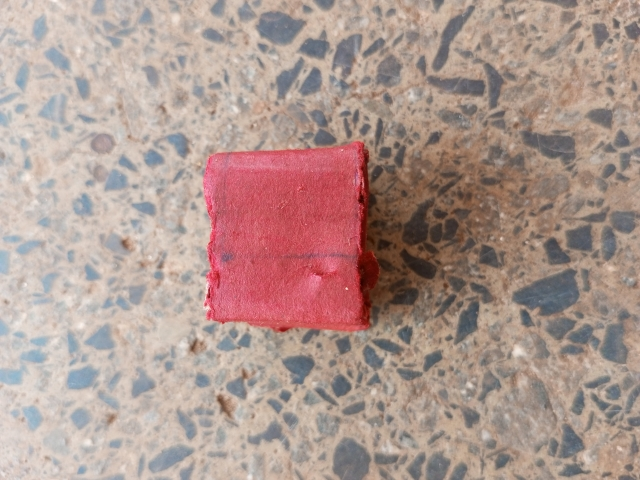
#> input picture red_box_detector/test/images/IMG_20240408_153443_963.jpg, 640 x 480 px, found by its file name
$ python center.py
#> lines starting #> are read from the running program, lines starting #| are printed output that depends on the picture; after the words box and inside, x2 and y2 are one past the last pixel; in counts of white or black regions, pixels touching at a corner belong together
import cv2
import numpy as np

# Load the image (replace 'red_cube.jpg' with your image file)
image = cv2.imread('C:/Users/ASUS/Documents/Portfolio/School/Machine-Vision-Robotic-Arm/red_box_detector/test/images/IMG_20240408_153443_963.jpg')
#> image is the input picture: shape (480, 640, 3); mean B, G, R 144.1, 151.1, 174.7

# Convert to HSV color space
hsv_image = cv2.cvtColor(image, cv2.COLOR_BGR2HSV)
#> hsv_image: shape (480, 640, 3); mean H, S, V 37.4, 50.3, 175.9

# Define the lower and upper bounds for red color (adjust as needed)
lower_red = np.array([0, 100, 100])
upper_red = np.array([10, 255, 255])

# Create a binary mask for red regions
red_mask = cv2.inRange(hsv_image, lower_red, upper_red)
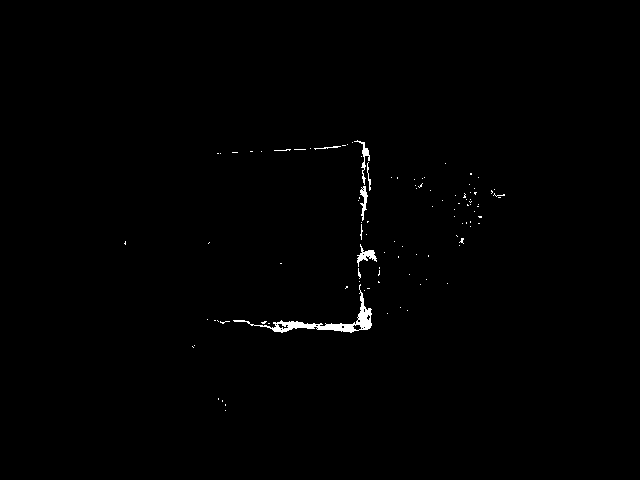
#> red_mask: shape (480, 640); 0.57% white; 104 white regions (97 under 20 px)

# Find contours in the mask
contours, _ = cv2.findContours(red_mask, cv2.RETR_EXTERNAL, cv2.CHAIN_APPROX_SIMPLE)
#> contours = 104 contours, 100 with area under 20; largest, box (x1, y1, x2, y2) and area: (233, 284, 372, 333) 828, (357, 244, 377, 267) 125, (360, 186, 368, 221) 88, (354, 140, 370, 185) 81

# Assuming the largest contour corresponds to the red cube
if contours:
    largest_contour = max(contours, key=cv2.contourArea)
#> largest_contour = contour of 181 points, box (x1, y1, x2, y2) (233, 284, 372, 333), area 828
    (x, y), radius = cv2.minEnclosingCircle(largest_contour)
#> x = 302.2; y = 317; radius = 69.26
    center = (int(x), int(y))
#> center = (302, 317)
    diameter = int(2 * radius)
#> diameter = 138
    width = diameter  # Assuming the cube is a perfect circle
#> width = 138

    print(f"Center (x, y): {center}")
#| Center (x, y): (302, 317)
    print(f"Diameter: {diameter}")
#| Diameter: 138
    print(f"Width: {width}")
#| Width: 138
else:
    print("No red cube found in the image.")

# Display the segmented red regions (optional)
cv2.imshow("Red Cube Segmentation", red_mask)
cv2.waitKey(0)
cv2.destroyAllWindows()

$ run again, with red_box_detector/test/images/IMG_20240408_153450_890.jpg copied over red_box_detector/test/images/IMG_20240408_153443_963.jpg
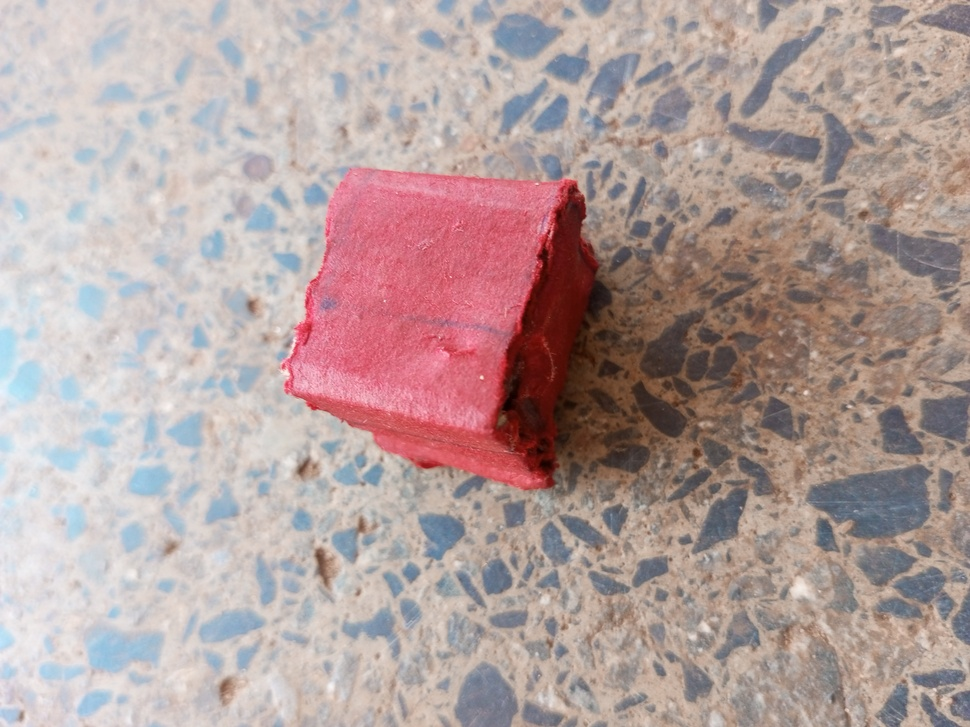
#> input picture red_box_detector/test/images/IMG_20240408_153450_890.jpg, 970 x 727 px, shrunk from 4064 x 3048 before the run, found by its file name
#> image is the input picture: shape (727, 970, 3); mean B, G, R 157.8, 159.6, 179.5
#> hsv_image: shape (727, 970, 3); mean H, S, V 54, 46.1, 182.9
#> `red_mask = cv2.inRange(hsv_image, lower_red, upper_red)`:
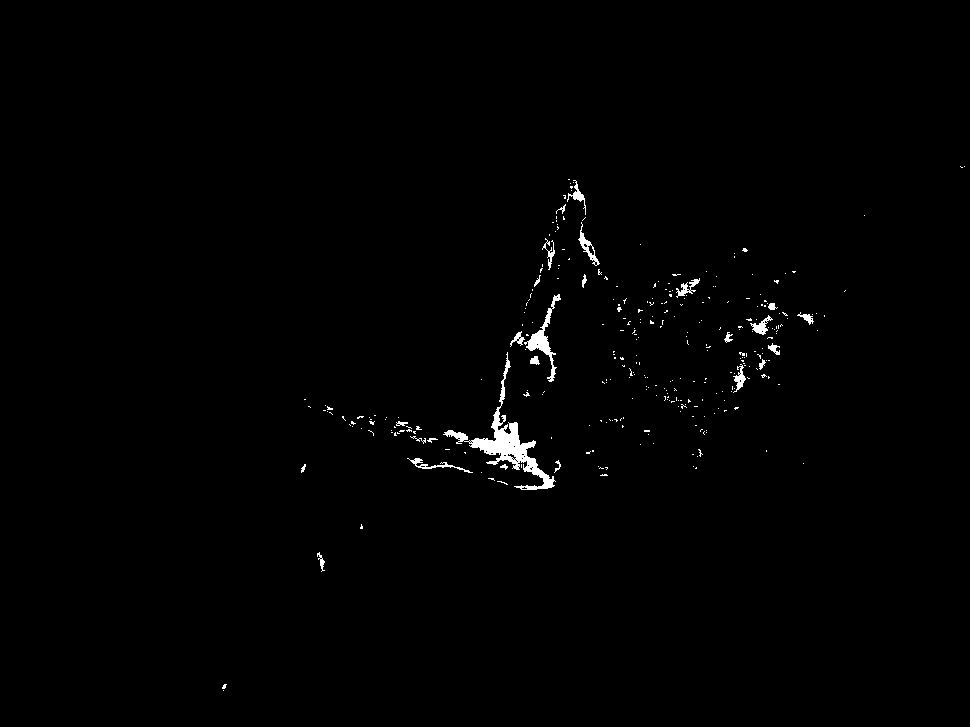
#> red_mask: shape (727, 970); 0.83% white; 316 white regions (290 under 20 px)
#> contours = 316 contours, 297 with area under 20; largest, box (x1, y1, x2, y2) and area: (443, 352, 556, 490) 1946, (524, 294, 561, 382) 518, (578, 222, 600, 266) 212, (750, 315, 773, 335) 144, (407, 458, 473, 473) 114
#> largest_contour = contour of 427 points, box (x1, y1, x2, y2) (443, 352, 556, 490), area 1946
#> x = 514.9; y = 424.2; radius = 72.61
#> center = (514, 424)
#> diameter = 145
#| Center (x, y): (514, 424)
#| Diameter: 145
#| Width: 145
